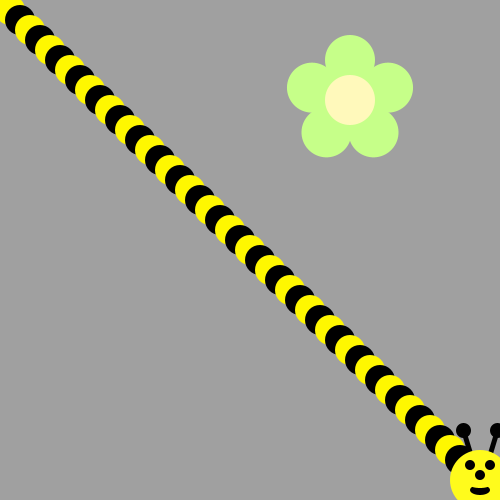
Frame 1 (no input)
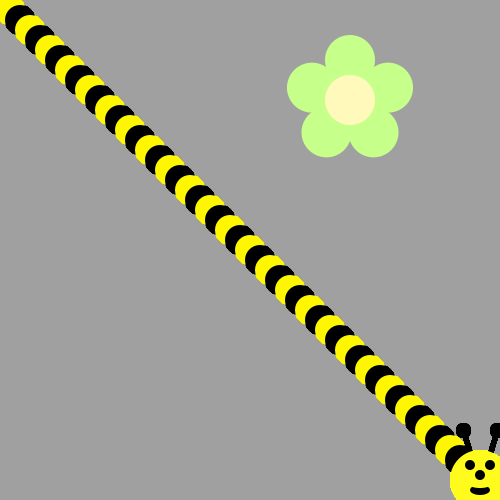
Frame 60 (the mouse pressed at the canvas centre just before this capture)
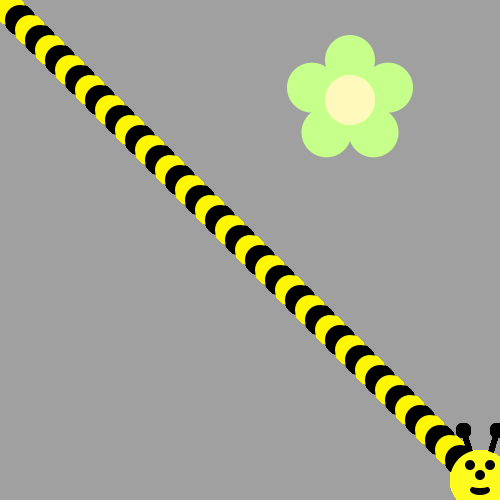
Frame 120 (the mouse held since frame 60 and released just before this capture)

The Processing sketch that drew these frames (run headless with seeded random() and noise(); from frame 60 on, the mouse is pressed at the canvas centre):

// Processing sketch: bumble_bee
// ── bumble_bee.pde
void draw() {
/*Use a loop to make a body for the Bee!
Then put his head on using drawBeeFace(x,y)
Use Modulo to make the colors alternate 
*/
for(int i = 0; i<48; i++){
  if(i%2==0){
    fill(#000000);
  }else{
    fill(#FFF700);
  }
  ellipse(i*10, i*10, 30, 30);
}
drawBeeFace(480, 480);
}

void drawFlower(int x, int y) {
     noStroke();
     translate(x, y);
     // draw 5 petals, rotating after each one
     fill(#c6ff89);      // green
      for (int i = 0; i < 5; i++) {
           ellipse(0, -40, 50, 50);
          rotate(radians(72));
     }
     fill(#fff9bb); // light yellow
     ellipse(0, 0, 50, 50);
} 
void drawBeeFace(int BeeFaceX, int BeeFaceY) {
     noStroke();
     fill(0, 0, 0);
     stroke(1);
     strokeWeight(5);
     line(BeeFaceX-10, BeeFaceY-27, BeeFaceX-17, BeeFaceY-50);
     line(BeeFaceX+10, BeeFaceY-27, BeeFaceX+17, BeeFaceY-50);
     ellipse(BeeFaceX-17, BeeFaceY-50, 10, 10);
     ellipse(BeeFaceX+17, BeeFaceY-50, 10, 10);
     noStroke();
     fill(255, 251, 28);
     ellipse(BeeFaceX, BeeFaceY, 60, 60); // face
     fill(255, 237, 209);
     fill(0,0,0);
      ellipse(BeeFaceX-10, BeeFaceY-15, 10, 10); // eyes
     ellipse(BeeFaceX+10, BeeFaceY-15, 10, 10);
      ellipse(BeeFaceX, BeeFaceY-5, 10, 10); // nose
      ellipse(BeeFaceX, BeeFaceY+10, 20, 10);// mouth
     fill(255, 251, 28);
     ellipse(BeeFaceX, BeeFaceY+5, 20, 6);
}

void setup() {
     ellipseMode(CENTER);
     size(500, 500);
     background(160, 160, 160);
      drawFlower(350, 100);
}
